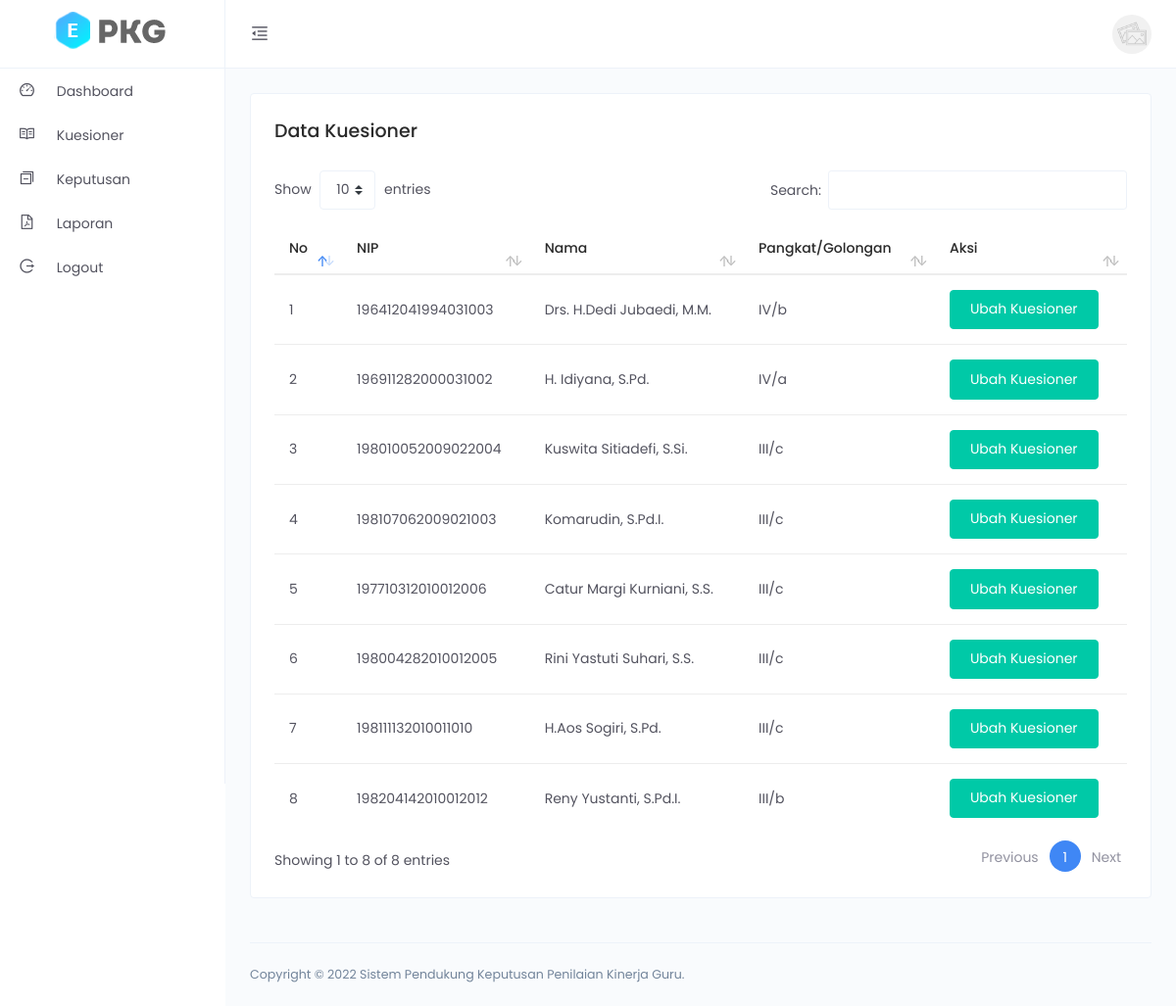
/Kuesioner (signed in), run on the app's committed database.
### tables this page shows
CREATE TABLE `t_guru`  (
  `kode_alternatif` varchar(16) NOT NULL,
  `nip` varchar(18) NULL DEFAULT NULL,
  `nama_lengkap` varchar(255) NULL DEFAULT NULL,
  `jenis_kelamin` varchar(12) NULL DEFAULT NULL,
  `tempat_lahir` varchar(64) NULL DEFAULT NULL,
  `tanggal_lahir` date NULL DEFAULT NULL,
  `pendidikan` varchar(64) NULL DEFAULT NULL,
  `pangkat_golongan` varchar(128) NULL DEFAULT NULL,
  `tanggal_masuk` date NULL DEFAULT NULL,
  `status` int(1) NULL DEFAULT 1,
  `created_at` datetime(0) NULL DEFAULT current_timestamp(0),
  PRIMARY KEY (`kode_alternatif`) USING BTREE
);

### core/functions.php (called while the page is built, shortened)
<?php
function view($view, $data = [])
{
    extract($data);
    require "../app/view/" . $view . ".php";
}
function url($url = '')
{
    return str_replace('public/', '', APP_URL) . trim($url, '/');
}
function base_url($url = '')
{
    return str_replace('public/', '', BASE_URL) . trim($url, '/');
}

### app/classes/Kuesioner.php (called while the page is built, shortened)
<?php
class Kuesioner
{
    protected $_db;
    public function __construct()
    {
        $this->_db = new Database();
    }
    public function index()
    {
        $data['kuesioner'] = $this->_db->other_query("SELECT * FROM v_kuesioner", 2);
        view('kuesioner/index', $data);
    }
}

### core/router.php (called while the page is built, shortened)
<?php
class Router
{
    private $method     = 'index';
    private $params     = [];
    public function __construct()
    {
        $this->parseUri();
    }
    private function parseUri()
    {
        $class = new $class;
        call_user_func_array([$class, $this->method], $this->params);
    }
}

### public/index.php (called while the page is built, shortened)
<?php
new Router();

### app/classes/Database.php (called while the page is built, shortened)
<?php
class Database
{
    protected $conn;
    public function connect()
    {
        if (!$this->conn) {
            $this->conn = new mysqli(DB_HOST, DB_USER, DB_PASS, DB_NAME);
        }
    }
    function other_query($query, $type = 1)
    {
        $result = $this->conn->query($query);
        if ($type == 1) {
            $data = $result->fetch_object();
        } else {
            $data = $result->fetch_all(MYSQLI_ASSOC);
        }
        return $data;
    }
}

### app/view/kuesioner/index.php (the view, shortened to what this page needs)
<link href="<?= base_url('') ?>assets/vendors/datatables/dataTables.bootstrap.min.css" rel="stylesheet">
<div class="main-content">
    <div class="card">
        <div class="card-body">
            <h4>Data Kuesioner</h4>
            <div class="m-t-25">
                <table id="data-table" class="table">
                    <thead>
                        <tr>
                            <th>No</th>
                            <th>NIP</th>
                            <th>Nama</th>
                            <th>Pangkat/Golongan</th>
                            <th>Aksi</th>
                        </tr>
                    </thead>
                    <tbody>
                        <?php $no = 1;
                         foreach ($kuesioner as $row) : ?>
                            <tr>
                                <td><?= $no++; ?></td>
                                <td><?= $row['nip'] ?></td>
                                <td><?= $row['nama_lengkap'] ?></td>
                                <td><?= $row['pangkat_golongan'] ?></td>
                                <td>
                                    <?php if($row['nilai']) : ?>
                                        <a class="btn btn-success" href="<?= url('kuesioner/ubah_kuesioner/' . $row['kode_alternatif']) ?>" role="button">Ubah Kuesioner</a>
                                    <?php else : ?>
                                        <a href="<?= url('kuesioner/tambah_kuesioner/') . '/' . $row['kode_alternatif'] ?>" class="btn btn-primary">Isi Kuesioner</a>
                                    <?php endif; ?>
                                </td>
                            </tr>
                        <?php endforeach; ?>
                    </tbody>
                </table>
            </div>
        </div>
    </div>
</div>

### data on the page
t_guru: nip "196412041994031003", nama_lengkap "Drs. H.Dedi Jubaedi, M.M.", pangkat_golongan "IV/b"
t_guru: nip "196911282000031002", nama_lengkap "H. Idiyana, S.Pd.", pangkat_golongan "IV/a"
t_guru: nip "198010052009022004", nama_lengkap "Kuswita Sitiadefi, S.Si.", pangkat_golongan "III/c"
t_guru: nip "198107062009021003", nama_lengkap "Komarudin, S.Pd.I.", pangkat_golongan "III/c"
t_guru: nip "197710312010012006", nama_lengkap "Catur Margi Kurniani, S.S.", pangkat_golongan "III/c"
t_guru: nip "198004282010012005", nama_lengkap "Rini Yastuti Suhari, S.S.", pangkat_golongan "III/c"
t_guru: nip "198111132010011010", nama_lengkap "H.Aos Sogiri, S.Pd.", pangkat_golongan "III/c"
t_guru: nip "198204142010012012", nama_lengkap "Reny Yustanti, S.Pd.I.", pangkat_golongan "III/b"
